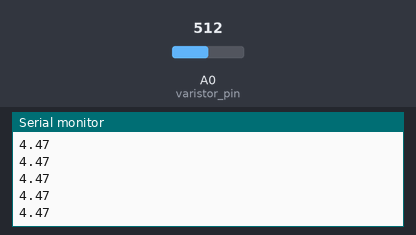
Bench run of a sketch on a simulated Arduino Uno, built with avr-gcc and run on an emulated ATmega328P. Shown: the last lines printed to the serial monitor. Inputs (shaded band) come from the test bench; at power-on: A0 (varistor_pin) = 512.

Above: at 1.2 s.
1.3 s: A0 (varistor_pin) set to 716
At 1.8 s:
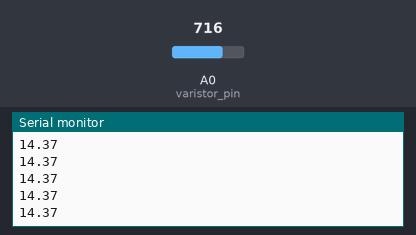
2.8 s: A0 (varistor_pin) set to 900
At 3.3 s:
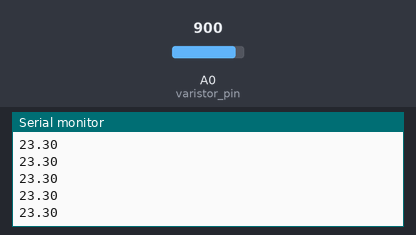
Timing chart, 0 to 5.8 s (numbered marks = the images above; inputs shaded):
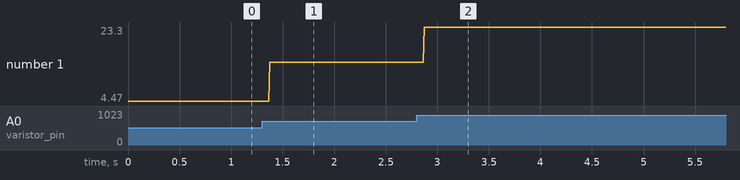

Measured:
- after the input at 1.3 s, the serial monitor: prints a new line after 0.07 s (image 1)
- after the input at 2.8 s, the serial monitor: prints a new line after 0.07 s (image 2)
- plotted number 1: 4.47 → 14.37 after the input at 1.3 s, 14.37 → 23 after the input at 2.8 s

The sketch:

angle_detect.ino
```cpp
int varistor_pin = A0;
double raw_data = 0;
double negative45point = 81;
double negative0point = 420;
double positive0point = 420;
double positive45point = 832;
double fullpointAngle = 20;
double angle = 0;
double k1, b1, k2, b2;

void setup() {
  // put your setup code here, to run once:
  // Set the pin mode
  pinMode(varistor_pin, INPUT);
  k1 = fullpointAngle / (negative0point - negative45point);
  b1 = -1 * negative0point * k1;
  k2 = fullpointAngle / (positive45point - positive0point);
  b2 = -1 * positive0point * k2;
  Serial.begin(9600); // Baud rate
}

void loop() {
  // put your main code here, to run repeatedly:
  double raw_data = analogRead(varistor_pin);
  if(raw_data <= 3)
  {
    angle = -fullpointAngle;
  }
  else if(raw_data > 3 && raw_data < negative0point)
  {
    angle = k1 * raw_data + b1;
  }
  else if(raw_data > positive0point && raw_data < 1020)
  {
    angle = k2 * raw_data + b2;
  }
  else if(raw_data >= 1020)
  {
    angle = fullpointAngle;
  }
  else
  {
    angle = 0;
  }

//  Serial.println(raw_data);
  Serial.println(angle);
}
```
